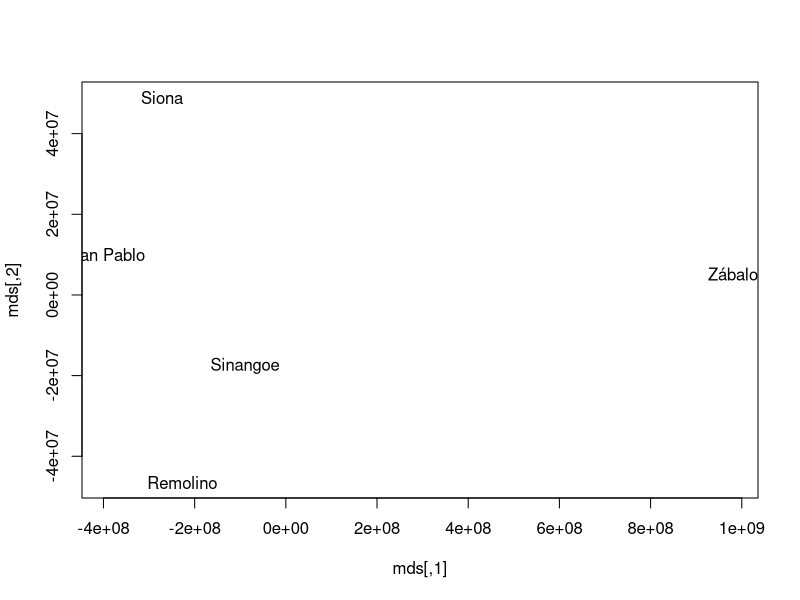
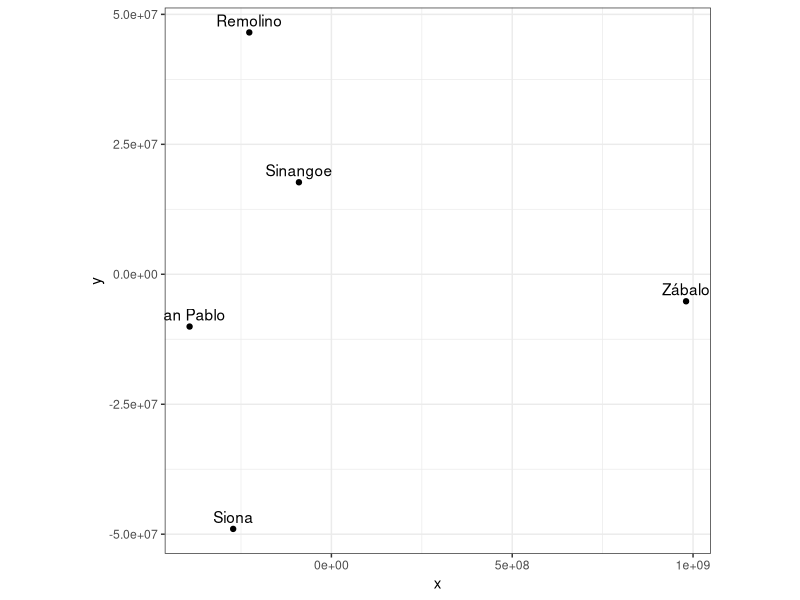
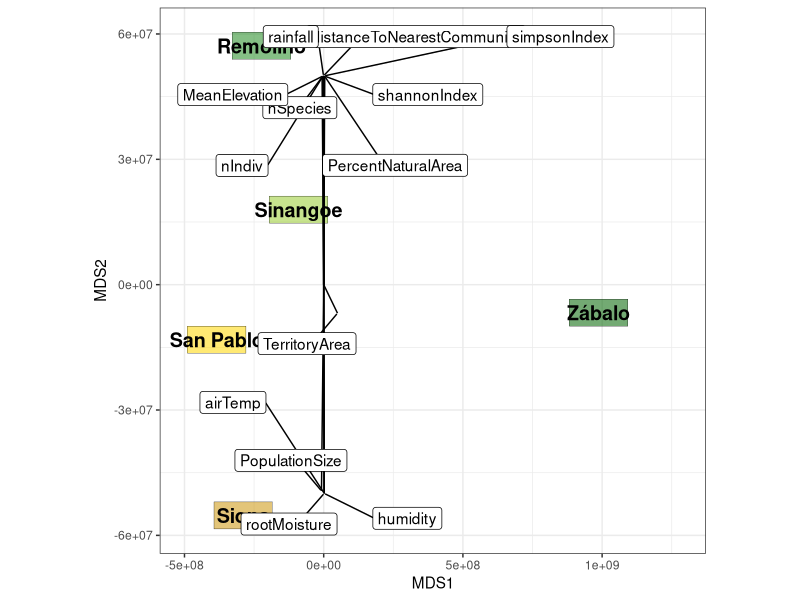
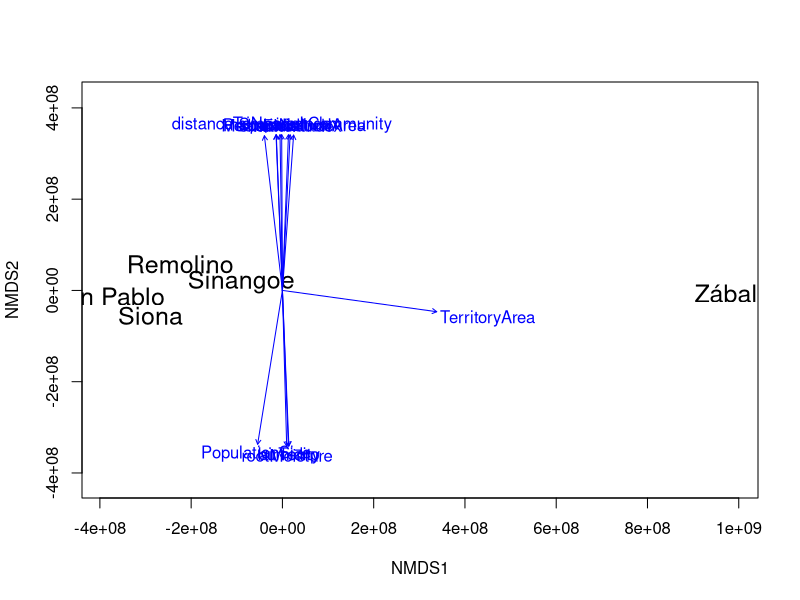
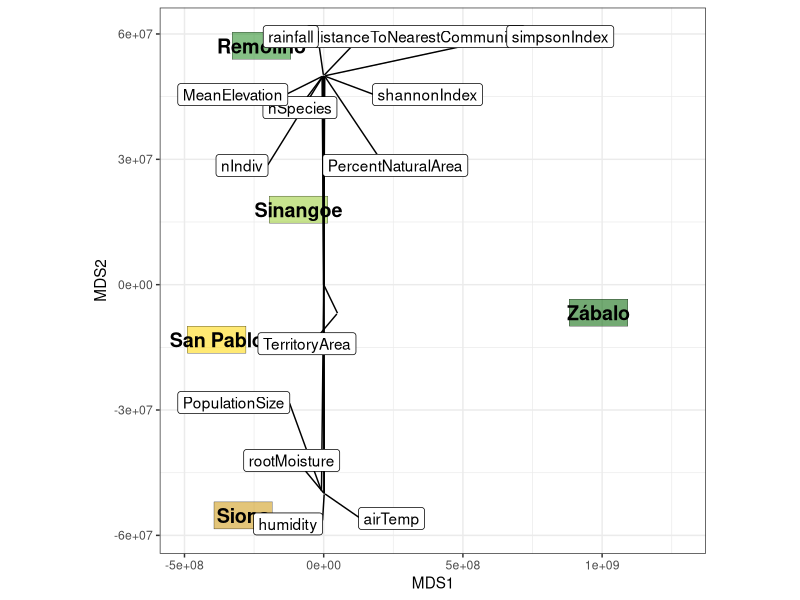

Reproduce these figures in R, in order.
# Goal: do the multidimensional scaling

setwd("~/Documents/amazon/Global/Data")

# source of elevation data: https://www.sciencebase.gov/catalog/item/5920dd83e4b0ac16dbdf3a4d
# source for rainfall, temperature, humidity, root moisture: https://disc.gsfc.nasa.gov/datasets/GLDAS_NOAH025_M_2.1/summary

################################################################################
################################################################################
################################################################################

# load in necessary packages
require(dplyr)
require(vegan)
require(ggplot2)
require(ggrepel)

# load in necessary data
communityCovariates <- read.csv("CommunityLevelCovariates.csv")
rownames(communityCovariates) <- gsub("Zabalo", "Zábalo", communityCovariates$Community)
communityCovariates$Community <- NULL



################################################################################
################################################################################
######################### MULTIDIMENSIONAL SCALING #############################
################################################################################
################################################################################

# Columns to exclude
excludeColumns <- c(
    "X", "Y", "OperatingDays", "MeanTemperature", "MeanDistToWater",
    "DaysHuntingPerMonthDry", "DaysHuntingPerMonthWet", "DaysFishingPerMonthWet",
    "DaysFishingPerMonthDry", "PercentPopWhoHunt", "PercentPopWhoFish", 
    "humiditySD", "airTempSD", "rainfallSD", "rootMoistureSD"
)
communityCovariatesRemoved <- communityCovariates[, !(names(communityCovariates) %in% excludeColumns)]


# Calculate the distance matrix
distance_matrix <- dist(communityCovariatesRemoved)

# Perform MDS analysis
mds <- cmdscale(distance_matrix)
plot(mds, type = "n")
text(mds, labels = rownames(communityCovariates))

# data frame for ggplot
x <- as.data.frame(mds)$V1
y <- -as.data.frame(mds)$V2 # reflect so North is at the top
mds_df <- data.frame(x = x, y = y, label = rownames(mds))

# plot using ggplot
colors <- c(
    "Zábalo" = "darkgreen", "Remolino" = "forestgreen",
    "Sinangoe" = "yellowgreen", "San Pablo" = "gold1", "Siona" = "darkgoldenrod3"
)
ggplot(mds_df, aes(x = x, y = y, label = label)) +
    geom_point() +
    geom_text(aes(label = label), vjust = -0.5) + # add labels
    theme_bw() +
    theme(aspect.ratio = 1) 

# the 'vegan' way based on https://andrewirwin.github.io/data-viz-notes/lessons/122-mds.html
NMDS <- metaMDS(distance_matrix, trace = 0)

# add arrows showing the direction of the covariates
ef <- envfit(NMDS, communityCovariatesRemoved, na.rm = TRUE)
ef

arrows1 <- ef$vectors$arrows |> as_tibble(rownames = "community")
as_tibble(NMDS$points, rownames = "community") |>
    ggplot(aes(x = MDS1, y = MDS2, label = community)) +
    xlim(min(NMDS$points[, 1]) * 1.3, max(NMDS$points[, 1]) * 1.3) +
    geom_tile(
        aes(fill = community, color = "black", alpha = 0.5),
        width = 210000000,
        col = "black"
    ) +
    scale_fill_manual(values = colors) +
    geom_text(aes(fontface = "bold"), size = 5) +
    geom_segment(data = arrows1, aes(x = 50000000 * NMDS1, y = 50000000 * NMDS2, xend = 0, yend = 0)) +
    geom_label_repel(data = arrows1, aes(x = 50000000 * NMDS1, y = 50000000 * NMDS2),
     max.overlaps = 15,
     min.segment.length = .5, box.padding = 0.9) +
    theme_bw() +
    theme(aspect.ratio = 1,
        legend.position = "none")
ggsave(
    filename = paste0("../Figures/MultispeciesModeling/multiDimensionalScaling.png"),
    width = 12, height = 12
)
plot(NMDS, type = "text", cex = 1.5)
plot(ef)
